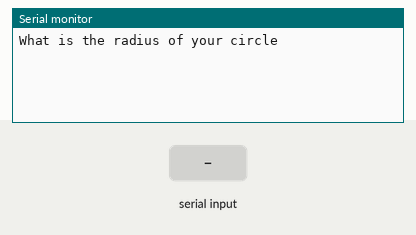
Bench run of a sketch on a simulated Arduino Uno, built with avr-gcc and run on an emulated ATmega328P. Shown: the last lines printed to the serial monitor. Inputs (shaded band) come from the test bench.

Above: at 1.2 s.
1.3 s: "90,45\n" received over Serial
At 2.2 s:
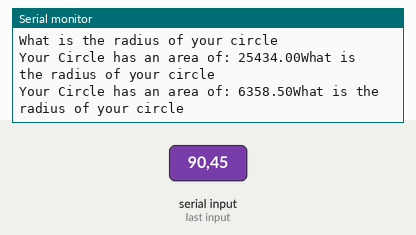
2.8 s: "30,150\n" received over Serial
At 4.5 s:
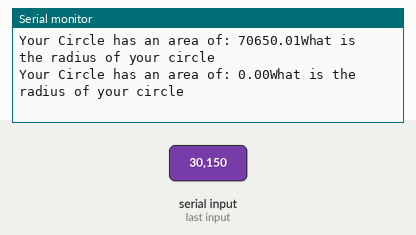
Timing chart, 0 to 6.0 s (numbered marks = the images above; inputs shaded):
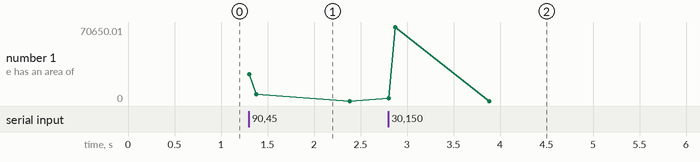

Measured:
- after the input at 1.3 s, the serial monitor: prints a new line at once (image 1)
- after the input at 2.8 s, the serial monitor: prints a new line at once (image 2)

The sketch:

day18.ino
```cpp
float radius;
float pi = 3.14;
String msg = "What is the radius of your circle";
float area;
String areaOutput = "Your Circle has an area of: ";

void setup() {
  // put your setup code here, to run once:

  Serial.begin(9600);
}

void loop() {
  // put your main code here, to run repeatedly:
  Serial.println(msg);
  while (Serial.available()== 0) {

  }

  radius = Serial.parseFloat();
  area = pi * radius * radius;
  Serial.print(areaOutput);
  Serial.print(area);

}
```
